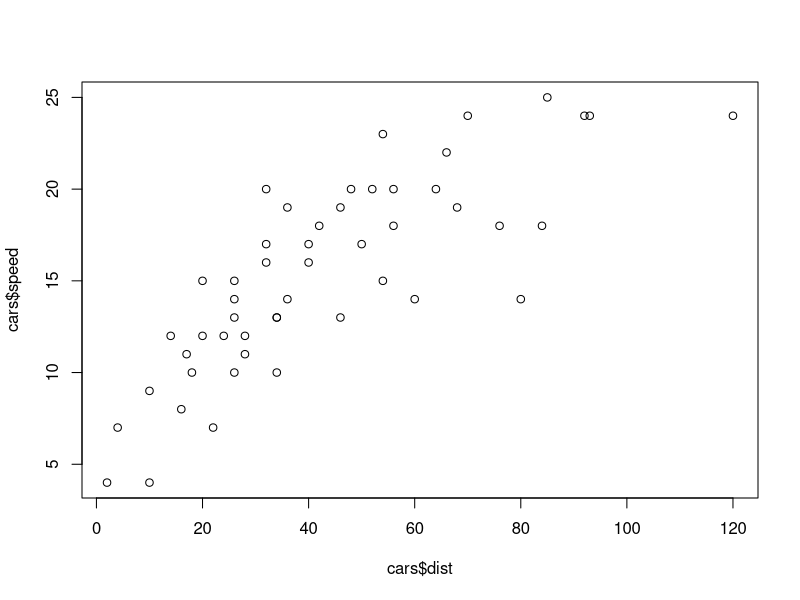
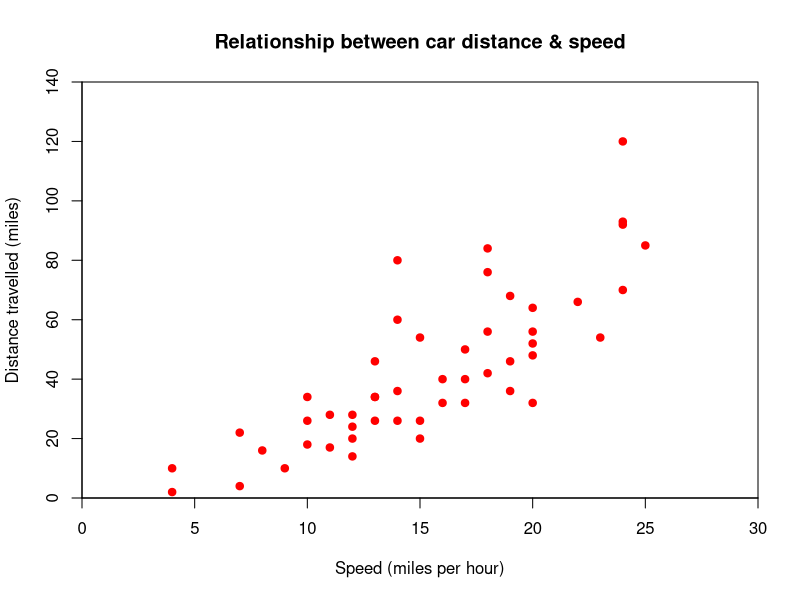
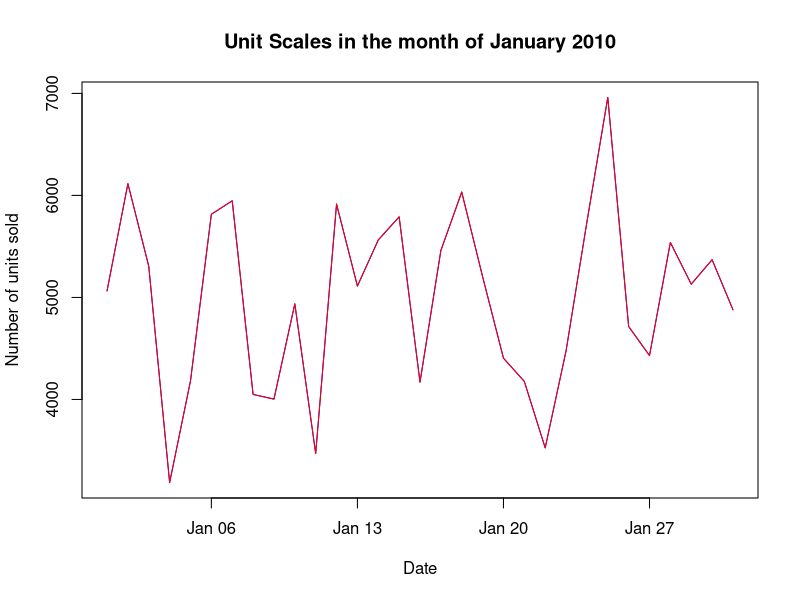
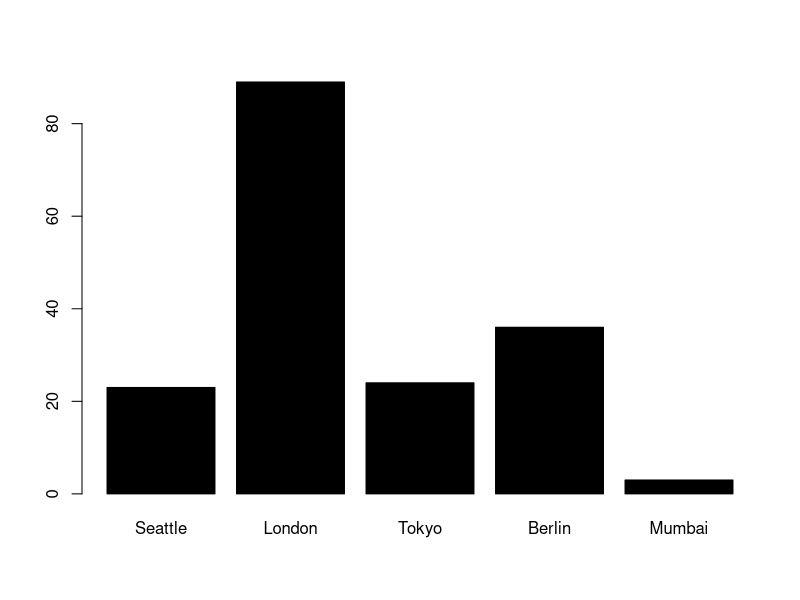
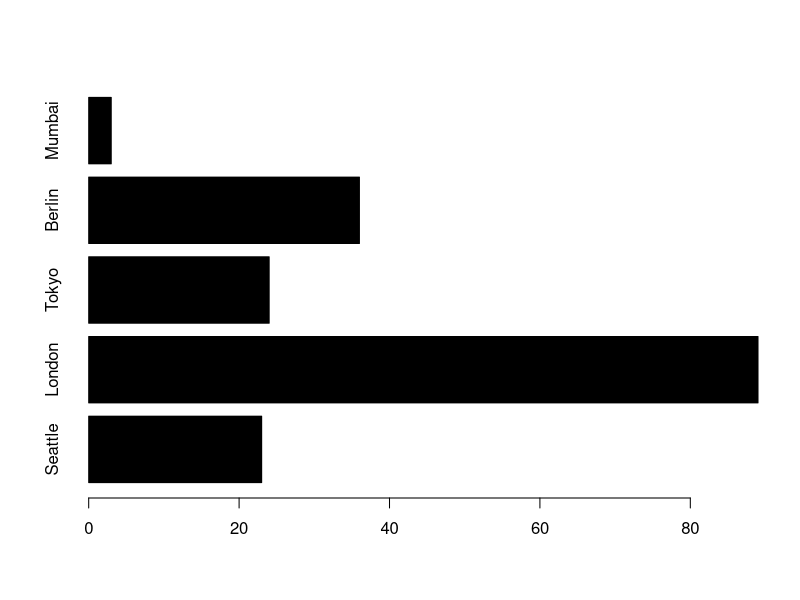
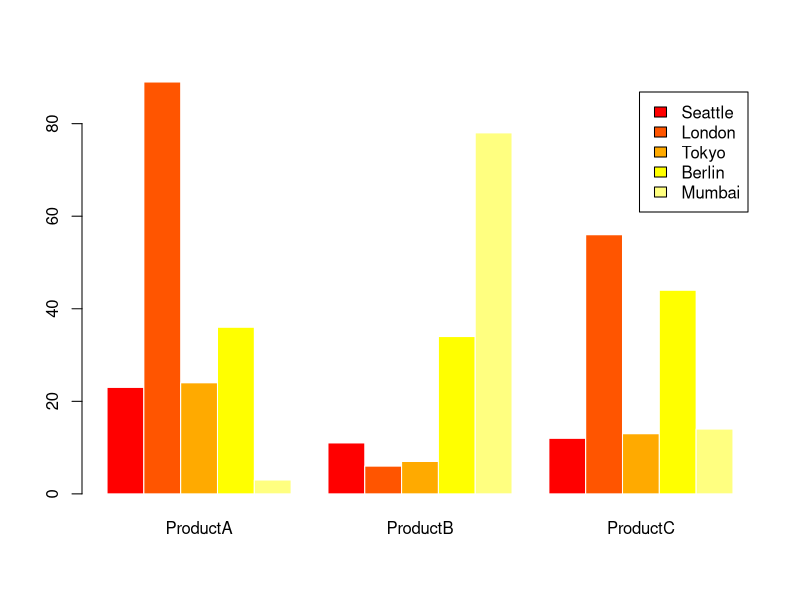
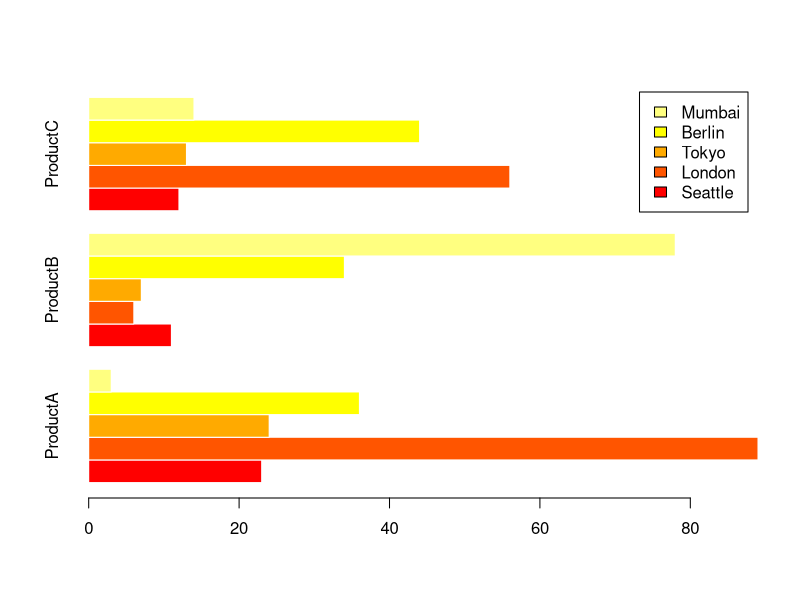
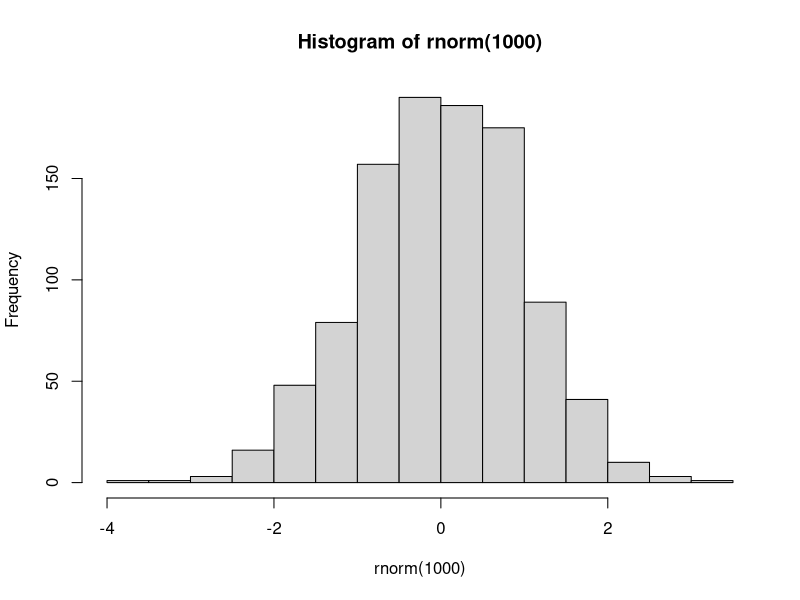

Write the R code that produced these figures, in order. (Note: this script raises an error after producing the figures.)
# 使用样例数据：汽车数据集作出各类基础图

# 1. 散点图
## 最基础的plot函数
plot(cars$dist,cars$speed)
## 学习plot()函数的各个参数
plot(cars$dist~cars$speed,
     main = "Relationship between car distance & speed",
     xlab = "Speed (miles per hour)",
     ylab = "Distance travelled (miles)",
     xlim = c(0,30),
     ylim = c(0,140),
     xaxs = "i",
     yaxs = "i",
     col  = "red",
     pch  = 19)

# 2. 线图
sales = read.csv("dailysales.csv", header = TRUE)
plot(sales$units~as.Date(sales$date, "%d/%m/%y"),
     type = "l",
     main = "Unit Scales in the month of January 2010",
     xlab = "Date",
     ylab = "Number of units sold",
     col  = "blue")
lines(sales$units~as.Date(sales$date, "%d/%m/%y"), col = "red")
## plot()函数属于高水平作图函数，可以独立绘图
## lines()函数属于低水平作图函数，必须加在高水平作图已有的图上


# 3. 柱形图 barplot
sales = read.csv("citysales.csv", header = TRUE)
## 垂直柱形图
barplot(sales$ProductA, names.arg = sales$City, col = "black")
## 水平柱形图
barplot(sales$ProductA, names.arg = sales$City, col = "black", horiz = TRUE)
## 彩色含图例的柱形图
barplot(as.matrix(sales[,2:4]),
        beside = TRUE,
        legend = sales$City,
        col = heat.colors(5),
        border = "white")
## 彩色含图例的水平柱形图
#Horizontal grouped bars with legend
barplot(as.matrix(sales[,2:4]),
        beside = TRUE,
        legend = sales$City,
        col = heat.colors(5),
        border = "white",
        horiz = TRUE)

# 4. 直方图和密度图
hist(rnorm(1000))
hist(islands)
plot(density(rnorm(1000)))

# 5. 箱型图
metals = read.csv("metals.csv", header = TRUE)
boxplot(metals,
        xlab = "Metals",
        ylab = "Atmospheric Concentration in ng per cubic metre",
        main = "Atmospheric Metal Concentrations in London")
copper = read.csv("copper_site.csv", header = TRUE)
boxplot(copper$Cu~copper$Source, 
        xlab = "Measurement Site",
        ylab = "Atmospheric Concentration of Copper in ng per cubic metre",
        main = "Atmospheric Copper Concentrations in London")

# 6. 限制x轴和y轴的范围
plot(cars$dist~cars$speed,
     xlim = c(0,30),
     ylim = c(0,150))
plot(cars$dist~cars$speed,
     xlim = c(0,30),
     ylim = c(0,150),
     xaxs = "i",
     yaxs = "i")
plot(cars$dist~cars$speed,
     xlim = c(30,0),
     ylim = c(0,150),
     xaxs = "i",
     yaxs = "i")

# 7. 创建热力图
heatmap(as.matrix(mtcars), 
        Rowv = NA, 
        Colv = NA, 
        col  = heat.colors(256), 
        scale   = "column",
        margins = c(2,8),
        main    = "Car characteristics by Model")
## 基因热力图
genes = read.csv("genes.csv", header=T)
rownames(genes) = colnames(genes)
image(x = 1:ncol(genes),
      y = 1:nrow(genes),
      z = t(as.matrix(genes)),
      axes = FALSE,
      xlab = "",
      ylab = "" ,
      main = "Gene Correlation Matrix")

axis(1,at = 1:ncol(genes),labels = colnames(genes),
     col = "white",las = 2,cex.axis = 0.8)           
axis(2,at = 1:nrow(genes),labels = rownames(genes),
     col = "white",las = 1,cex.axis = 0.8)

# 8. 创建相关系数矩阵图
pairs(iris[,1:4])
plot(iris[,1:4],
     main = "Relationships between characteristics of iris flowers",
     pch = 19,
     col = "blue",
     cex = 0.9)

# 9. 一张画板上画多个散点图
par(mfrow = c(2,3))
plot(rnorm(100),col = "blue",  main = "Plot No.1")
plot(rnorm(100),col = "blue",  main = "Plot No.2")
plot(rnorm(100),col = "green", main = "Plot No.3")
plot(rnorm(100),col = "black", main = "Plot No.4")
plot(rnorm(100),col = "green", main = "Plot No.5")
plot(rnorm(100),col = "orange",main = "Plot No.6")

par(mfcol = c(2,3))
plot(rnorm(100),col = "blue",  main = "Plot No.1")
plot(rnorm(100),col = "blue",  main = "Plot No.2")
plot(rnorm(100),col = "green", main = "Plot No.3")
plot(rnorm(100),col = "black", main = "Plot No.4")
plot(rnorm(100),col = "green", main = "Plot No.5")
plot(rnorm(100),col = "orange",main = "Plot No.6")

# 10. 市场数据作图
market = read.csv("dailymarket.csv", header = TRUE)
par(mfrow=c(3,1))
plot(market$revenue~as.Date(market$date,"%d/%m/%y"),
     type = "l",
     main = "Revenue",
     xlab = "Date",
     ylab = "US Dollars",
     col  = "blue")
plot(market$profits~as.Date(market$date,"%d/%m/%y"),
     type = "l",
     main = "Profits",
     xlab = "Date",
     ylab = "US Dollars",
     col  = "red")
plot(market$customers~as.Date(market$date,"%d/%m/%y"),
     type = "l",
     main = "Customer visits",
     xlab = "Date",
     ylab = "Number of people",
     col  = "black")

# 11. 降水量数据(增加图例说明)
rain = read.csv("cityrain.csv", header = TRUE)
par(mfrow=c(1,1))
plot(rain$Tokyo,
     type = "l",
     col  = "red",
     ylim = c(0,300),
     main = "Monthly Rainfall in major cities",
     xlab = "Month of Year",
     ylab = "Rainfall (mm)",
     lwd  = 2)
lines(rain$NewYork,type = "l",col = "blue",  lwd=2)
lines(rain$London,type  = "l",col = "green", lwd=2)
lines(rain$Berlin,type  = "l",col = "orange",lwd=2) 
## 增加图例说明
legend("topright",
       legend = c("Tokyo","New York","London","Berlin"),
       col = c("red","blue","green","orange"),
       lty = 1, lwd = 2)
## 方法二
plot(rain$Tokyo,
     type = "l",
     col  = "red",
     ylim = c(0,250),
     main = "Monthly Rainfall in major cities",
     xlab = "Month of Year",
     ylab = "Rainfall (mm)",
     lwd  = 2)
lines(rain$NewYork,type = "l",col = "blue",  lwd = 2)
lines(rain$London, type = "l",col = "green", lwd = 2)
lines(rain$Berlin, type = "l",col = "orange",lwd = 2)
## 增加图例的方法二
legend("top",
       legend = c("Tokyo","New York","London","Berlin"),
       ncol = 4,
       cex = 0.8,
       bty = "n",
       col = c("red","blue","green","orange"),
       lty = 1,
       lwd = 2)

# 12. 地图作图
##install.packages("maps")
library(maps)
map()
map('world', fill = TRUE, col = heat.colors(10))
## 美国各州地图
map("state", interior = FALSE)
map("state", boundary = FALSE, col="red", add = TRUE) 

# 13. 输出并保存图片文件
png("scatterplot.png")
plot(rnorm(1000))
dev.off()

png("scatterplot.png", height = 600, width = 600)
plot(rnorm(1000))
dev.off()

png("scatterplot.png", height = 4, width = 4, units = "in")
plot(rnorm(1000))
dev.off()

png("scatterplot.png",res = 600)
plot(rnorm(1000))
dev.off()

pdf("scatterplot.pdf")
plot(rnorm(1000))
dev.off()
